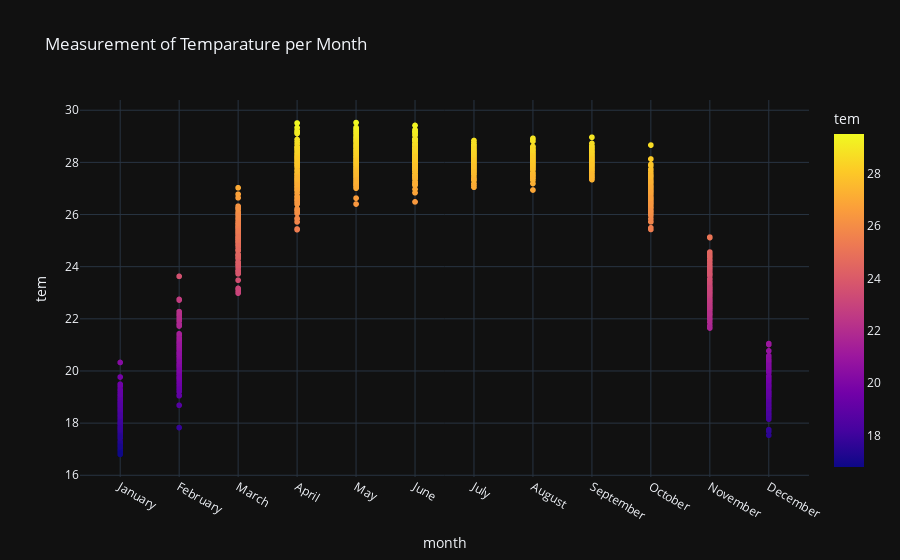

Here is the notebook cell this chart was saved with:
### Markdown cell above
#### 'January', 'February', 'November', 'December' are the Cold
#### And 'March', 'April', 'May', 'June', 'July', 'August', 'September', 'October' are Warm

### Code cell
pio.templates.default = "plotly_dark"
fig = px.scatter(df, x = "month", y = "tem", color="tem", title = "Measurement of Temparature per Month")
fig.show()

### Figure 1 — Plotly figure (JSON) as saved in the notebook; plotly's stock layout.template omitted (floating-point values rounded to 4 significant figures; data arrays with more than 128 entries replaced by an {"elided": "..."} marker saying what was removed)
{"data": [{"hovertemplate": "month=%{x}<br>tem=%{marker.color}<extra></extra>", "legendgroup": "", "marker": {"color": {"elided": "1380 float values"}, "coloraxis": "coloraxis", "symbol": "circle"}, "mode": "markers", "name": "", "showlegend": false, "type": "scattergl", "x": {"elided": "1380 str values"}, "xaxis": "x", "y": {"elided": "1380 float values"}, "yaxis": "y"}], "layout": {"autosize": true, "coloraxis": {"colorbar": {"title": {"text": "tem"}}, "colorscale": [[0, "#0d0887"], [0.1111, "#46039f"], [0.2222, "#7201a8"], [0.3333, "#9c179e"], [0.4444, "#bd3786"], [0.5556, "#d8576b"], [0.6667, "#ed7953"], [0.7778, "#fb9f3a"], [0.8889, "#fdca26"], [1, "#f0f921"]]}, "legend": {"tracegroupgap": 0}, "title": {"text": "Measurement of Temparature per Month"}, "xaxis": {"anchor": "y", "autorange": true, "domain": [0, 1], "range": [-0.6508, 11.65], "title": {"text": "month"}, "type": "category"}, "yaxis": {"anchor": "x", "autorange": true, "domain": [0, 1], "range": [15.75, 30.58], "title": {"text": "tem"}, "type": "linear"}}}
